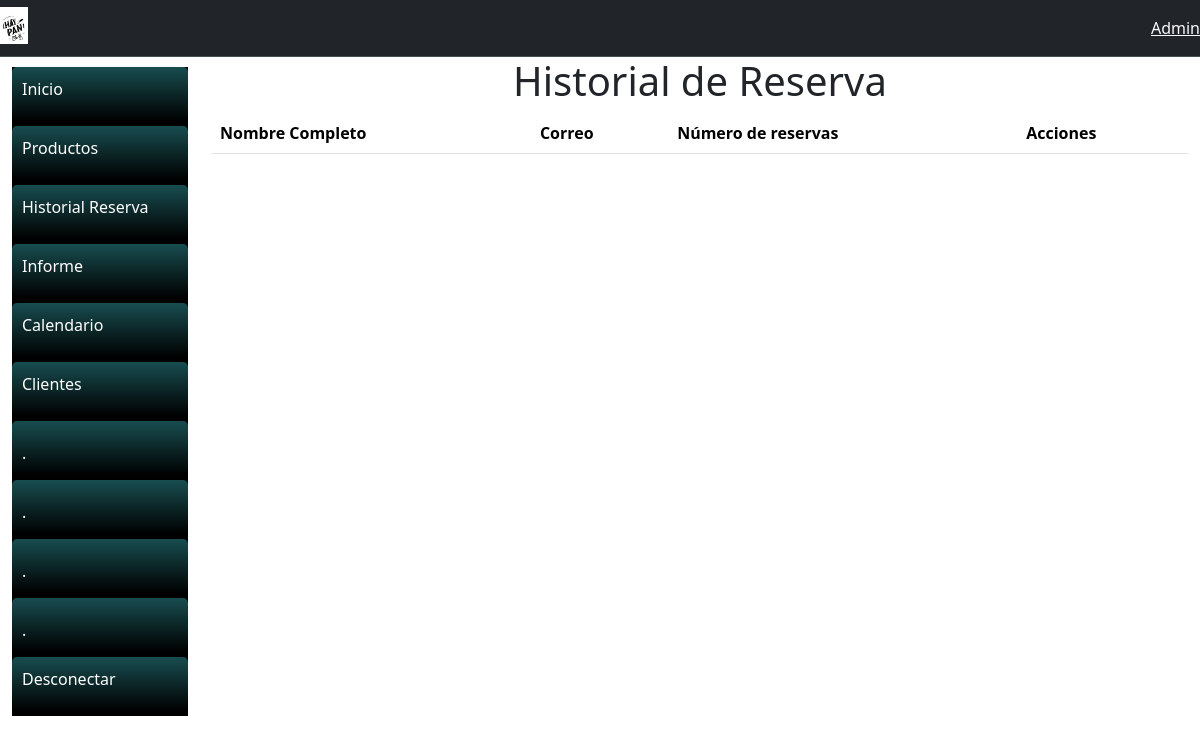
/historialReserva/, run on an earlier commit of the app's database.
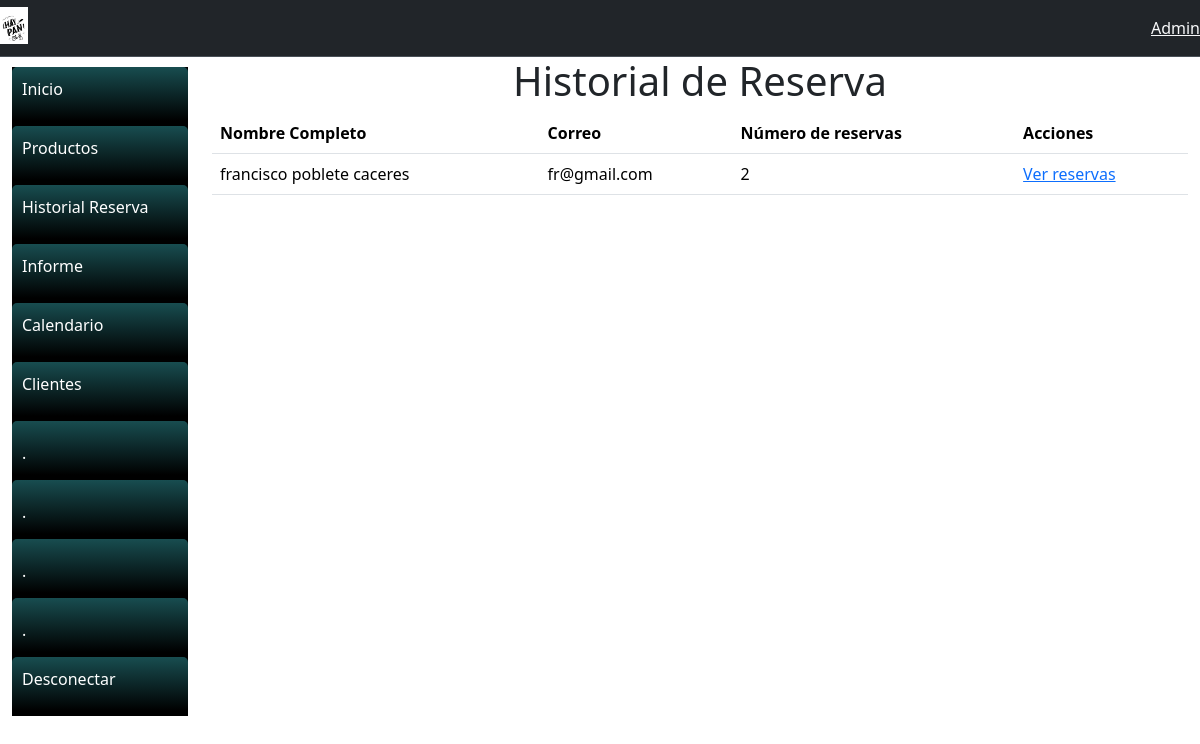
And on a later commit of the database.
### gestionReserva/models.py (models this page shows, shortened)
class Cliente(models.Model):
    nombre = models.CharField(max_length=50, null=False)
    apellidoP = models.CharField(max_length=50, null=False)
    apellidoM = models.CharField(max_length=50, null=False)
    correo = models.EmailField(
        max_length=50, null=True, blank=True, unique=True)
    contrasenia = models.CharField(max_length=30, null=False)
    telefono = models.CharField(max_length=10, null=True, blank=True)
    direccion = models.CharField(max_length=90, null=False)
    class Meta:
        managed = True

### gestionReserva/views.py (the view)
# urls.py: path('historialReserva/', views.historialReserva, name='historialReserva'),
def historialReserva(request):
    clientes = Cliente.objects.all()
    for cliente in clientes:
        cliente.numero_reservas = Reserva.objects.filter(
            cliente=cliente).count()
    context = {
        'clientes': clientes
    }
    return render(request, 'historialReserva.html', context)

### gestionReserva/templates/cliente/historialReserva.html
{% extends 'cliente/base.html' %}
{% load static %}
{% block content %}
<h1>Historial de Reserva</h1>
<div class="box" style="max-height: 400px; overflow-y: auto;">
    <table class="table">
        <thead>
            <tr>
                <th>Nombre Completo</th>
                <th>Correo</th>
                <th>Número de reservas</th>
                <th>Acciones</th>
            </tr>
        </thead>
        <tbody>
            {% for cliente in clientes %}
            <tr>
                <td>{{ cliente.nombre }} {{ cliente.apellidoP }} {{ cliente.apellidoM }}</td>
                <td>{{ cliente.correo }}</td>
                <td>{{ cliente.numero_reservas }}</td>
                <td><a href="{% url 'historialCliente' %}">Ver reservas</a></td>
            </tr>
            {% endfor %}
        </tbody>
    </table>
</div>
{% endblock %}

What changed in the data, as far as the page shows it:
added Cliente: nombre "francisco", apellidoP "poblete", apellidoM "caceres", correo "fr@gmail.com", numero_reservas "2"
